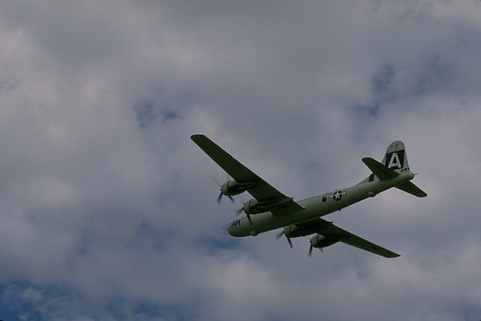
%> input picture lab2/EdgeDetection/prob_seg/3096.jpg, 481 x 321 px
$ octave --eval "result = edgeGradient(imread('../3096.jpg'));"   (GNU Octave 9; MATLAB toolbox functions it lacks are replaced by stand-ins)
%> lines starting %> are read from the running program, lines starting %| are printed output that depends on the picture; in (x1, y1, x2, y2) boxes, pixels count from 0 and x2, y2 are one past the last pixel; in counts of white or black regions, pixels touching at a corner belong together; the program's own positions count from 1
### lab2/EdgeDetection/prob_seg/nonmax.m
function [im] = nonmax(im,theta)
% function [im] = nonmax(im,theta)
%
% Perform non-max suppression on im orthogonal to theta.  Theta can be
% a matrix providing a different theta for each pixel or a scalar
% proving the same theta for every pixel.
%
% David R. Martin <dmartin@eecs.berkeley.edu>
% March 2003

if numel(theta)==1,
  theta = theta .* ones(size(im));
end

% Do non-max suppression orthogonal to theta.
theta = mod(theta+pi/2,pi);

% The following diagram depicts the 8 cases for non-max suppression.
% Theta is valued in [0,pi), measured clockwise from the positive x
% axis.  The 'o' marks the pixel of interest, and the eight
% neighboring pixels are marked with '.'.  The orientation is divided
% into 8 45-degree blocks.  Within each block, we interpolate the
% image value between the two neighboring pixels.
%
%        .66.77.
%        5\ | /8
%        5 \|/ 8
%        .--o--.-----> x-axis
%        4 /|\ 1
%        4/ | \1
%        .33.22.
%           |
%           |
%           v
%         y-axis
%
% In the code below, d is always the distance from A, so the distance
% to B is (1-d).  A and B are the two neighboring pixels of interest
% in each of the 8 cases.  Note that the clockwise ordering of A and B
% changes from case to case in order to make it easier to compute d.

% Determine which pixels belong to which cases.
mask15 = ( theta>=0 & theta<pi/4 );
mask26 = ( theta>=pi/4 & theta<pi/2 );
mask37 = ( theta>=pi/2 & theta<pi*3/4 );
mask48 = ( theta>=pi*3/4 & theta<pi );

mask = ones(size(im));
[h,w] = size(im);
[ix,iy] = meshgrid(1:w,1:h);

% case 1
idx = find( mask15 & ix<w & iy<h);
idxA = idx + h;
idxB = idx + h + 1;
d = tan(theta(idx));
imI = im(idxA).*(1-d) + im(idxB).*d;
mask(idx(find(im(idx)<imI))) = 0;

% case 5
idx = find( mask15 & ix>1 & iy>1);
idxA = idx - h;
idxB = idx - h - 1;
d = tan(theta(idx));
imI = im(idxA).*(1-d) + im(idxB).*d;
mask(idx(find(im(idx)<imI))) = 0;

% case 2
idx = find( mask26 & ix<w & iy<h );
idxA = idx + 1;
idxB = idx + h + 1;
d = tan(pi/2-theta(idx));
imI = im(idxA).*(1-d) + im(idxB).*d;
mask(idx(find(im(idx)<imI))) = 0;

% case 6
idx = find( mask26 & ix>1 & iy>1 );
idxA = idx - 1;
idxB = idx - h - 1;
d = tan(pi/2-theta(idx));
imI = im(idxA).*(1-d) + im(idxB).*d;
mask(idx(find(im(idx)<imI))) = 0;

% case 3
idx = find( mask37 & ix>1 & iy<h );
idxA = idx + 1;
idxB = idx - h + 1;
d = tan(theta(idx)-pi/2);
imI = im(idxA).*(1-d) + im(idxB).*d;
mask(idx(find(im(idx)<imI))) = 0;

% case 7
idx = find( mask37 & ix<w & iy>1 );
idxA = idx - 1;
idxB = idx + h - 1;
d = tan(theta(idx)-pi/2);
imI = im(idxA).*(1-d) + im(idxB).*d;
mask(idx(find(im(idx)<imI))) = 0;

% case 4
idx = find( mask48 & ix>1 & iy<h );
idxA = idx - h;
idxB = idx - h + 1;
d = tan(pi-theta(idx));
imI = im(idxA).*(1-d) + im(idxB).*d;
mask(idx(find(im(idx)<imI))) = 0;

% case 8
idx = find( mask48 & ix<w & iy>1 );
idxA = idx + h;
idxB = idx + h - 1;
d = tan(pi-theta(idx));
imI = im(idxA).*(1-d) + im(idxB).*d;
mask(idx(find(im(idx)<imI))) = 0;

% apply mask
im = im .* mask;

### lab2/EdgeDetection/prob_seg/solutions/edgeGradient.m
function [bmap] = edgeGradient(im)
%UNTITLED 此处提供此函数的摘要
%   此处提供详细说明
    [mag,theta]=gradientMagnitude(im,1);
%> in gradientMagnitude, I is the input picture: size 321x481x3 uint8; mean R, G, B 113.8, 118.4, 129.2
    tt=nonmax(mag.^0.7,theta);
    bmap=tt;
end

function[mag, theta] = gradientMagnitude(im, sigma)
    I=im;
    core = fspecial('gaussian',[5,5],sigma);
    I1=I(:,:,1);%提取红色分量
    I2=I(:,:,2);%提取绿色分量
    I3=I(:,:,3);%提取蓝色分量
    i1=imfilter(I1,core);
    i2=imfilter(I2,core);
    i3=imfilter(I3,core);
    res=cat(3,i1,i2,i3);
    % subplot(1,2,1);imshow(I),title('原图');
    % subplot(1,2,2);imshow(res),title('myself高斯滤波');
    r1=res(:,:,1);
    [g1,o1]=myf(r1);
%> in myf, `fy2=fy.^2;`:
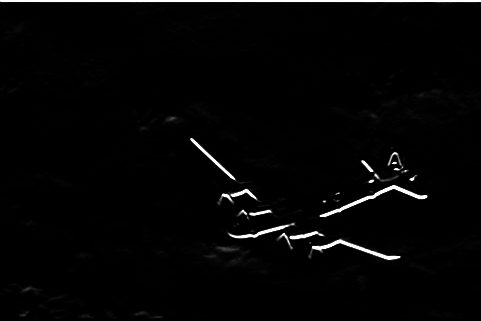
%> fy2: size 321x481 uint8; min 0, max 255, mean 5
    r2=res(:,:,2);
    [g2,o2]=myf(r2);
    r3=res(:,:,3);
    [g3,o3]=myf(r3);
%> in myf (call 3), `o=atan(fy./fx);`:
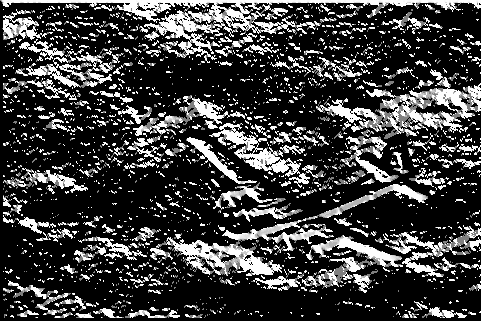
%> o: size 321x481 double; min 0, max 1.57, mean 0.385; drawn with min black and max white
    g=(g1.^2+g2.^2+g3.^3).^0.5;
    [r,c]=size(g);
    o=zeros(r,c);
    for i = 1:r
        for j = 1:c
            [m,index]=max([g1(i,j),g2(i,j),g3(i,j)]);
            if index==1
                o(i,j)=o1(i,j);
            elseif index==2
                o(i,j)=o2(i,j);
            else
                o(i,j)=o3(i,j);
            end
        end
    end
    mag=g;
    theta=o;
end
function [g,o]=myf(im)
    [fx,fy]=gradient(im);
    fx1=fx.^2;
    fy2=fy.^2;
    g=fx1+fy2;
    g=g.^0.5;
    o=atan(fy./fx);
end
%> in gradientMagnitude, `g=(g1.^2+g2.^2+g3.^3).^0.5;`:
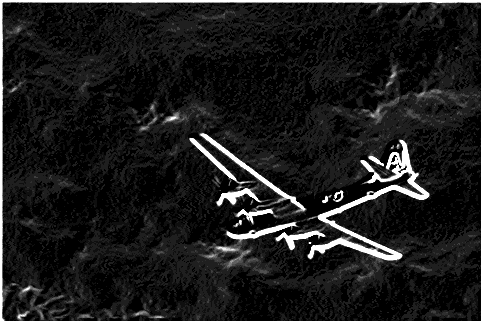
%> g: size 321x481 uint8; min 0, max 16, mean 1.71; drawn with min black and max white
%> after the loop in gradientMagnitude, `for i = 1:r`:
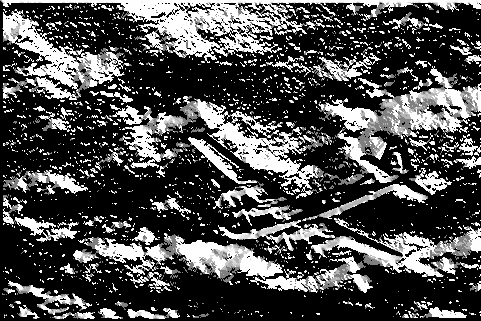
%> o: size 321x481 double; min 0, max 1.57, mean 0.477; drawn with min black and max white
%> in nonmax, `mask15 = ( theta>=0 & theta<pi/4 );`: mask15: size 321x481 logical; every value is 0
%> in nonmax, `mask37 = ( theta>=pi/2 & theta<pi*3/4 );`:
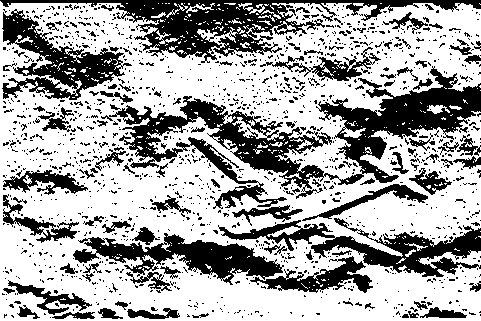
%> mask37: size 321x481 logical; 65% white; 1370 black regions (1255 under 20 px), largest, box (x1, y1, x2, y2) and area: (101, 66, 481, 209) 13997, (0, 0, 481, 63) 7991, (218, 218, 481, 277) 4712
%> in nonmax, `idx = find( mask15 & ix<w & iy<h);`: idx = []
%> in nonmax, `mask(idx(find(im(idx)<imI))) = 0;`: mask: size 321x481 double; every value is 1
%> in nonmax, `idx = find( mask37 & ix>1 & iy<h );`: idx = 99500 values from 324 to 154400
%> in nonmax, `idx = find( mask37 & ix<w & iy>1 );`: idx = 100091 values from 2 to 154080
%> in nonmax, `idx = find( mask48 & ix>1 & iy<h );`: idx = 54100 values from 322 to 154396
%> in nonmax, `idx = find( mask48 & ix<w & iy>1 );`: idx = 53509 values from 323 to 154072
%> in nonmax, `mask(idx(find(im(idx)<imI))) = 0;`:
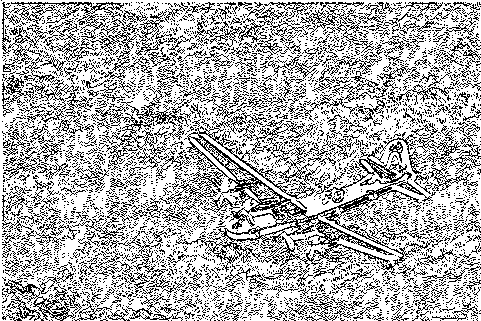
%> mask: size 321x481 double; values 0 (black) and 1 (white), 70% white; black in thin lines or dots
%> in nonmax, `im = im .* mask;`:
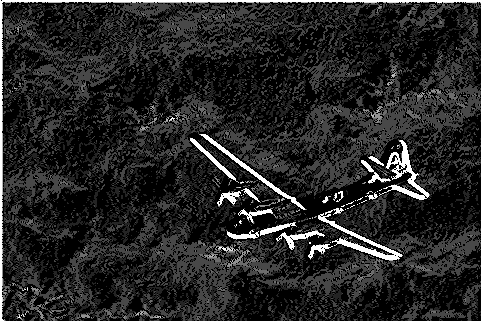
%> im: size 321x481 uint8; min 0, max 7, mean 1.03; drawn with min black and max white
